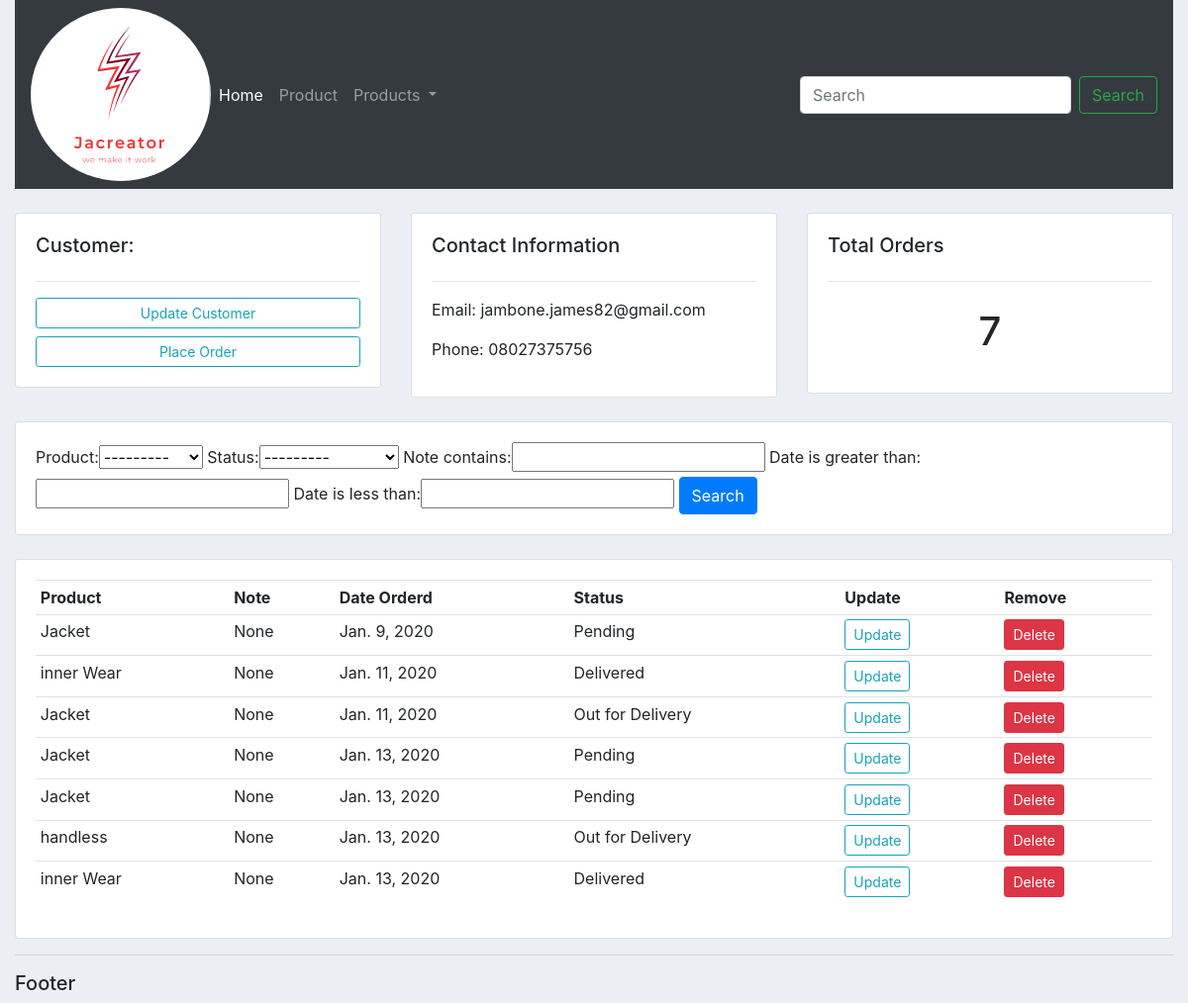
The app's page /customer/1/ with its own data.
### customerAdminApp/models.py (models this page shows, shortened)
class Customer(models.Model):
    name = models.CharField(max_length=200, blank=True, null=True)
    phoneNumber = models.CharField(max_length=200, blank=True, null=True)
    email = models.CharField(max_length=200, blank=True, null=True)
    date = models.DateField(auto_now_add=True)

class Order(models.Model):
    STATUS = (
        ('Pending', 'Pending'),
        ('Out for Delivery', 'Out for Delivery'),
        ('Delivered', 'Delivered')
    )
    customer = models.ForeignKey(Customer, null=True, on_delete= models.SET_NULL) #one to many relationship
    product = models.ForeignKey(Product, null=True, on_delete= models.SET_NULL)
    date = models.DateField(auto_now_add=True)
    status  = models.CharField(max_length=200, blank=True, null=True, choices=STATUS)
    note = models.CharField(max_length=1000, blank=True, null=True)

class Product(models.Model):
    CATEGORY = (
        ('Indoor', 'Indoor'),
        ('Out door', 'Out door'),
    )
    name = models.CharField(max_length=200, blank=True, null=True)
    price = models.FloatField(blank=True, null=True)
    category = models.CharField(max_length=200, blank=True, null=True, choices=CATEGORY)
    description =  models.CharField(max_length=200, blank=True, null=True)
    date_created = models.DateField(auto_now_add=True)
    tags = models.ManyToManyField(Tag)
    def __str__(self):
        return self.name

### customerAdminApp/views.py (the view)
# urls.py: path('customer/<str:user_pk>/', views.customer, name="customer"),
def customer(request, user_pk):
    customers = Customer.objects.get(id=user_pk)
    orders = customers.order_set.all()
    order_count = orders.count()
    myFilter = OrderFilter(request.GET, queryset=orders)
    orders = myFilter.qs
    context = {'customers': customers,
               'orders': orders, 'order_count': order_count, 'myFilter':myFilter }
    return render(request, 'customerAdminApp/customer.html', context)

### customerAdminApp/templates/customerAdminApp/customer.html
{% extends "customerAdminApp/main.html" %}
{% block content %}
<br>
<div class="row">
    <div class="col-md">
        <div class="card card-body">
            <h5>Customer:</h5>
            <hr>
            <a class="btn btn-outline-info  btn-sm btn-block" href="">Update Customer</a>
            <a class="btn btn-outline-info  btn-sm btn-block" href="{% url 'create_order' customers.id %}">Place
                Order</a>
        </div>
    </div>
    <div class="col-md">
        <div class="card card-body">
            <h5>Contact Information</h5>
            <hr>
            <p>Email: {{customers.email}}</p>
            <p>Phone: {{customers.phoneNumber}}</p>
        </div>
    </div>
    <div class="col-md">
        <div class="card card-body">
            <h5>Total Orders</h5>
            <hr>
            <h1 style="text-align: center;padding: 10px">{{order_count}}</h1>
        </div>
    </div>
</div>
<br>
<div class="row">
    <div class="col">
        <div class="card card-body">
            <form method="get">
                {{myFilter.form}}
                <button class="btn btn-primary" type="submit">Search</button>
            </form>
        </div>
    </div>
</div>
<br>
<div class="row">
    <div class="col-md">
        <div class="card card-body">
            <table class="table table-sm">
                <tr>
                    <th>Product</th>
                    <th>Note</th>
                    <th>Date Orderd</th>
                    <th>Status</th>
                    <th>Update</th>
                    <th>Remove</th>
                </tr>
                {% for order in orders %}
                <tr>
                    <td>{{order.product}}</td>
                    <td>{{order.note}}</td>
                    <td>{{order.date}}</td>
                    <td>{{order.status}}</td>
                    <td><a class="btn btn-sm btn-outline-info" href="{% url 'update_order' order.id %}">Update</a></td>
                    <td><a class="btn btn-sm btn-danger" href="{% url 'delete_order' order.id %}">Delete</a></td>
                </tr>
                {% endfor %}
            </table>
        </div>
    </div>
</div>
{% endblock%}

### static/css/main.css (style rules this page uses)
body { background-color: #ebeff5; }

### records on screen
Customer: email "jambone.james82@gmail.com", phoneNumber "08027375756"
Order: product "Jacket", note "None", date "Jan. 9, 2020", status "Pending"
Order: product "inner Wear", note "None", date "Jan. 11, 2020", status "Delivered"
Order: product "Jacket", note "None", date "Jan. 11, 2020", status "Out for Delivery"
Order: product "Jacket", note "None", date "Jan. 13, 2020", status "Pending"
Order: product "Jacket", note "None", date "Jan. 13, 2020", status "Pending"
Order: product "handless", note "None", date "Jan. 13, 2020", status "Out for Delivery"
Order: product "inner Wear", note "None", date "Jan. 13, 2020", status "Delivered"

### other values on screen
{{ order_count }} "7"
